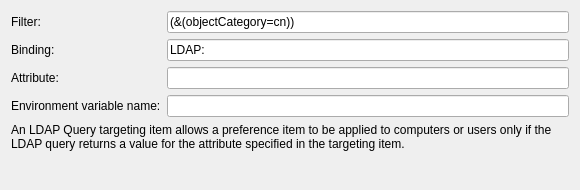
<?xml version="1.0" encoding="UTF-8"?>
<ui version="4.0">
 <class>LDAPWidget</class>
 <widget class="QWidget" name="LDAPWidget">
  <property name="geometry">
   <rect>
    <x>0</x>
    <y>0</y>
    <width>576</width>
    <height>190</height>
   </rect>
  </property>
  <property name="sizePolicy">
   <sizepolicy hsizetype="Preferred" vsizetype="Preferred">
    <horstretch>0</horstretch>
    <verstretch>0</verstretch>
   </sizepolicy>
  </property>
  <property name="minimumSize">
   <size>
    <width>0</width>
    <height>190</height>
   </size>
  </property>
  <property name="windowTitle">
   <string/>
  </property>
  <layout class="QGridLayout" name="gridLayout">
   <item row="1" column="0">
    <widget class="QLabel" name="bindingLabel">
     <property name="text">
      <string>Binding:</string>
     </property>
     <property name="buddy">
      <cstring>bindingLineEdit</cstring>
     </property>
    </widget>
   </item>
   <item row="5" column="0" colspan="2">
    <spacer name="verticalSpacer">
     <property name="orientation">
      <enum>Qt::Vertical</enum>
     </property>
     <property name="sizeHint" stdset="0">
      <size>
       <width>558</width>
       <height>137</height>
      </size>
     </property>
    </spacer>
   </item>
   <item row="2" column="0">
    <widget class="QLabel" name="attrLabel">
     <property name="text">
      <string>Attribute:</string>
     </property>
     <property name="buddy">
      <cstring>attrLineEdit</cstring>
     </property>
    </widget>
   </item>
   <item row="4" column="0" colspan="2">
    <widget class="QLabel" name="label">
     <property name="text">
      <string>An LDAP Query targeting item allows a preference item to be applied to computers or users only if the LDAP query returns a value for the attribute specified in the targeting item.</string>
     </property>
     <property name="wordWrap">
      <bool>true</bool>
     </property>
    </widget>
   </item>
   <item row="0" column="0">
    <widget class="QLabel" name="filterLabel">
     <property name="sizePolicy">
      <sizepolicy hsizetype="Maximum" vsizetype="Preferred">
       <horstretch>0</horstretch>
       <verstretch>0</verstretch>
      </sizepolicy>
     </property>
     <property name="text">
      <string>Filter:</string>
     </property>
     <property name="buddy">
      <cstring>filterLineEdit</cstring>
     </property>
    </widget>
   </item>
   <item row="3" column="0">
    <widget class="QLabel" name="varLabel">
     <property name="text">
      <string>Environment variable name:</string>
     </property>
     <property name="buddy">
      <cstring>varLineEdit</cstring>
     </property>
    </widget>
   </item>
   <item row="0" column="1">
    <widget class="QLineEdit" name="filterLineEdit">
     <property name="text">
      <string>(&amp;(objectCategory=cn))</string>
     </property>
    </widget>
   </item>
   <item row="1" column="1">
    <widget class="QLineEdit" name="bindingLineEdit">
     <property name="text">
      <string>LDAP:</string>
     </property>
    </widget>
   </item>
   <item row="2" column="1">
    <widget class="QLineEdit" name="attrLineEdit"/>
   </item>
   <item row="3" column="1">
    <widget class="QLineEdit" name="varLineEdit"/>
   </item>
  </layout>
 </widget>
 <resources/>
 <connections/>
</ui>
